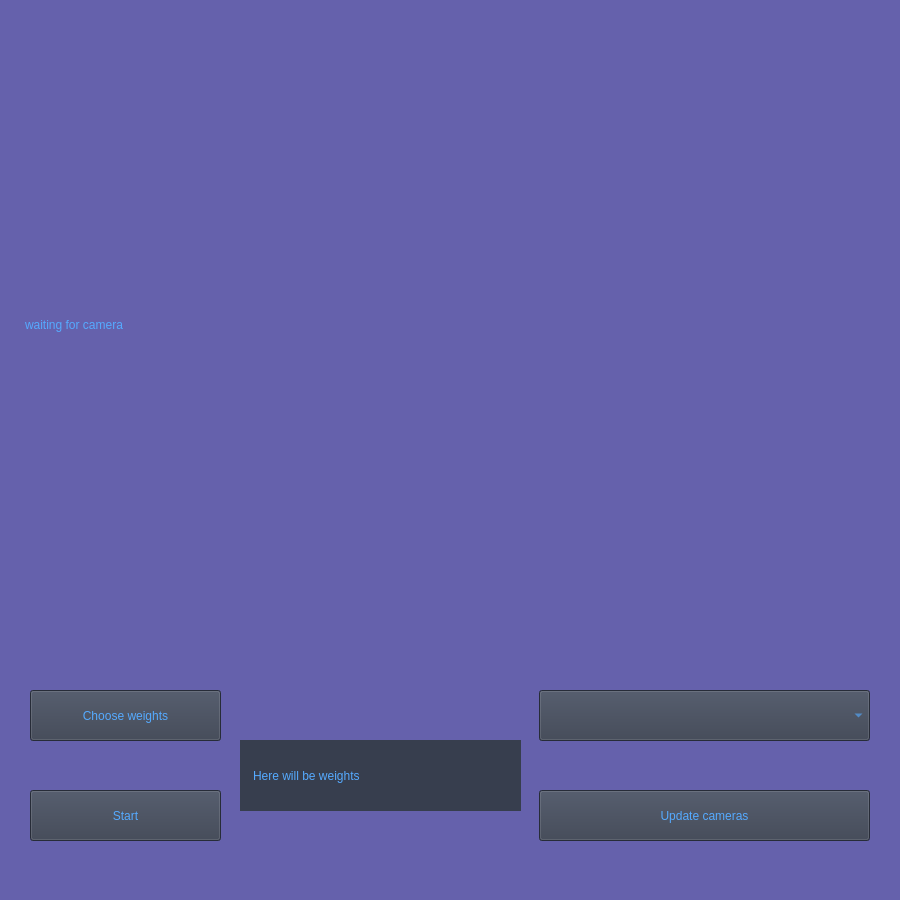
<?xml version="1.0" encoding="UTF-8"?>
<ui version="4.0">
 <class>MainWindow</class>
 <widget class="QMainWindow" name="MainWindow">
  <property name="geometry">
   <rect>
    <x>0</x>
    <y>0</y>
    <width>900</width>
    <height>900</height>
   </rect>
  </property>
  <property name="windowTitle">
   <string>MainWindow</string>
  </property>
  <property name="autoFillBackground">
   <bool>false</bool>
  </property>
  <property name="styleSheet">
   <string notr="true">background-color: #6561ac</string>
  </property>
  <property name="tabShape">
   <enum>QTabWidget::Rounded</enum>
  </property>
  <widget class="QWidget" name="centralwidget">
   <property name="sizePolicy">
    <sizepolicy hsizetype="Fixed" vsizetype="Fixed">
     <horstretch>0</horstretch>
     <verstretch>0</verstretch>
    </sizepolicy>
   </property>
   <property name="minimumSize">
    <size>
     <width>900</width>
     <height>900</height>
    </size>
   </property>
   <property name="maximumSize">
    <size>
     <width>900</width>
     <height>900</height>
    </size>
   </property>
   <widget class="QPushButton" name="getWeightsButton">
    <property name="geometry">
     <rect>
      <x>30</x>
      <y>690</y>
      <width>191</width>
      <height>51</height>
     </rect>
    </property>
    <property name="styleSheet">
     <string notr="true">font: 87 16pt &quot;Segoe UI Black&quot;;
color: rgb(85, 170, 255);	
background-color: #373e4e;
padding: 10px;</string>
    </property>
    <property name="text">
     <string>Choose weights</string>
    </property>
    <property name="autoDefault">
     <bool>false</bool>
    </property>
    <property name="default">
     <bool>false</bool>
    </property>
    <property name="flat">
     <bool>false</bool>
    </property>
   </widget>
   <widget class="QPushButton" name="updateCamerasButton">
    <property name="geometry">
     <rect>
      <x>539</x>
      <y>790</y>
      <width>331</width>
      <height>51</height>
     </rect>
    </property>
    <property name="styleSheet">
     <string notr="true">font: 87 16pt &quot;Segoe UI Black&quot;;
color: rgb(85, 170, 255);	
background-color: #373e4e;
padding: 10px;</string>
    </property>
    <property name="text">
     <string>Update cameras</string>
    </property>
    <property name="autoDefault">
     <bool>false</bool>
    </property>
    <property name="default">
     <bool>false</bool>
    </property>
    <property name="flat">
     <bool>false</bool>
    </property>
   </widget>
   <widget class="QComboBox" name="comboBox">
    <property name="geometry">
     <rect>
      <x>539</x>
      <y>690</y>
      <width>331</width>
      <height>51</height>
     </rect>
    </property>
    <property name="styleSheet">
     <string notr="true">font: 87 16pt &quot;Segoe UI Black&quot;;
color: rgb(85, 170, 255);	
background-color: #373e4e;
padding: 10px;
selection-background-color: #373e4e;</string>
    </property>
   </widget>
   <widget class="QPushButton" name="StartButton">
    <property name="geometry">
     <rect>
      <x>30</x>
      <y>790</y>
      <width>191</width>
      <height>51</height>
     </rect>
    </property>
    <property name="styleSheet">
     <string notr="true">font: 87 16pt &quot;Segoe UI Black&quot;;
color: rgb(85, 170, 255);	
background-color: #373e4e;
padding: 10px;</string>
    </property>
    <property name="text">
     <string>Start</string>
    </property>
    <property name="autoDefault">
     <bool>false</bool>
    </property>
    <property name="default">
     <bool>false</bool>
    </property>
    <property name="flat">
     <bool>false</bool>
    </property>
   </widget>
   <widget class="QLabel" name="label">
    <property name="geometry">
     <rect>
      <x>25</x>
      <y>25</y>
      <width>850</width>
      <height>600</height>
     </rect>
    </property>
    <property name="styleSheet">
     <string notr="true">font: 87 24pt &quot;Segoe UI Black&quot;;
color: rgb(85, 170, 255);	</string>
    </property>
    <property name="text">
     <string>waiting for camera</string>
    </property>
   </widget>
   <widget class="QLabel" name="weightsLabel">
    <property name="geometry">
     <rect>
      <x>240</x>
      <y>740</y>
      <width>281</width>
      <height>71</height>
     </rect>
    </property>
    <property name="styleSheet">
     <string notr="true">font: 87 16pt &quot;Segoe UI Black&quot;;
color: rgb(85, 170, 255);	
background-color: #373e4e;
padding: 10px;</string>
    </property>
    <property name="text">
     <string>Here will be weights</string>
    </property>
   </widget>
  </widget>
 </widget>
 <resources/>
 <connections/>
</ui>
